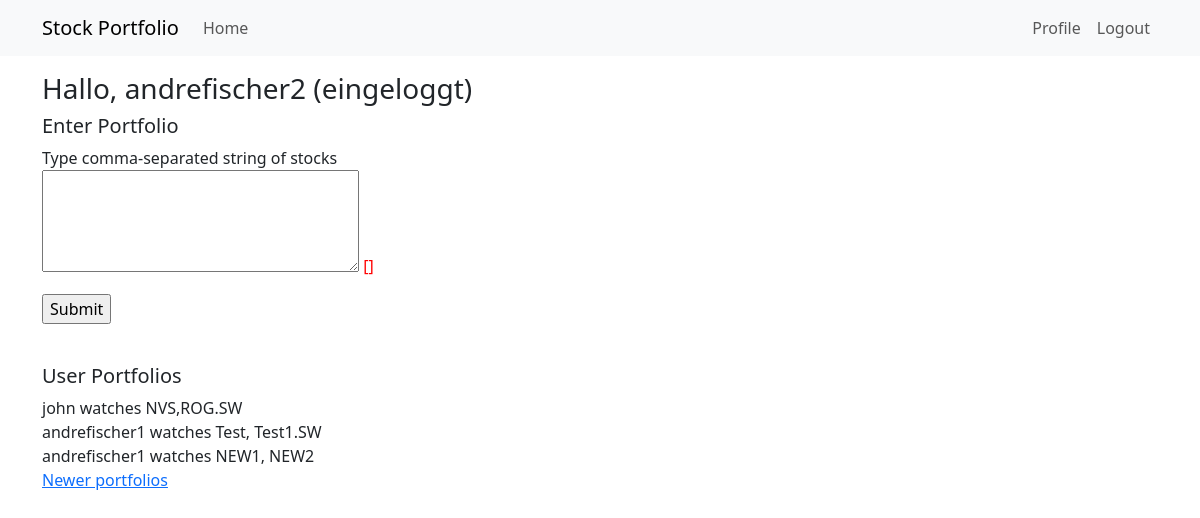
Page /index (signed in) on the committed database.
### app/models.py (models this page shows, shortened)
class User(UserMixin, db.Model):  # inherts from db.Model, the bas lass for all models in SQLAlhemy
    id: so.Mapped[int] = so.mapped_column(primary_key=True)
    username: so.Mapped[str] = so.mapped_column(sa.String(64), index=True,  unique=True)
    email: so.Mapped[str] = so.mapped_column(sa.String(120), index=True, unique=True)
    """
    Relationship to new class Portfolio "author" object; so.relationship() is model class that represents the other side of the relationship;
    the "back_populates" arguments reference the name of the relationship attribute on the other side
    """
    portfolios: so.WriteOnlyMapped['Portfolio'] = so.relationship(back_populates='author')
    """
    - password hash is used instead of password to not store them as plain text if DB is comprimised
    - optional typing allows empty or "None"
    - from werkzeug, password hashing and it's checking are added as methods
    """
    password_hash: so.Mapped[Optional[str]] = so.mapped_column(sa.String(256))
    about_me: so.Mapped[Optional[str]] = so.mapped_column(sa.String(140))
    last_seen: so.Mapped[Optional[datetime]] = so.mapped_column(
        default=lambda: datetime.now(timezone.utc))

class Portfolio(db.Model):
    id: so.Mapped[int] = so.mapped_column(primary_key=True)
    name: so.Mapped[Optional[str]] = so.mapped_column(sa.String(256), index=True, unique=True)  # each portfolio has a name which is Optional
    timestamp: so.Mapped[datetime] = so.mapped_column(index=True, default=lambda: datetime.now(timezone.utc))  # use Datetime to get Swiss time
    stock_list: so.Mapped[str] = so.mapped_column(sa.String(256))
    """
    Map to foreign key of "User" class
    """
    user_id: so.Mapped[int] = so.mapped_column(sa.ForeignKey(User.id),  index=True)
    author: so.Mapped[User] = so.relationship(back_populates='portfolios')

### app/routes.py (the view)
@app.route('/', methods=['GET', 'POST'])  # decorator for following function
@app.route('/index', methods=['GET', 'POST'])  # 2nd decorator
@login_required  # although it's index, we can set that here - not logged in person will be sent to login function
def index():
    mock_user = {'username':'Rikarda'}
    alt_names = ['guati','schatzi','schatzus','schatzo']
    form = PostPortfolio()
    if form.validate_on_submit():  # forms always are POST requests
        portfolio = Portfolio(stock_list=form.portfolio.data, author=current_user)
        db.session.add(portfolio)
        db.session.commit()
        flash('Your portfolio is now stored in database!')
        return redirect(url_for('index')) # it's recommended to have a redirect at the end of a post request
    portfolio_query = sa.select(Portfolio)
    """
    Instead of db.session.scalars() we can call db.paginate().items to prohibit overflow of one page
    and make the DB requests smaller; takes several arguments:
        page: the page number, starting from 1; per_page: the number of items per page
        error_out: an error flag. If True, when an out of range page is requested a 404 error will be
        automatically returned to the client. If False, an empty list will be returned for out of range pages.
    """
    page = request.args.get('page', 1, type=int)
    portfolios = db.paginate(portfolio_query, page=page, per_page=app.config['POSTS_PER_PAGE'], error_out=False)
    next_url = url_for('index', page=portfolios.next_num) \
        if portfolios.has_next else None
    prev_url = url_for('index', page=portfolios.prev_num) \
        if portfolios.has_prev else None
    return render_template('index.html',user=mock_user, alt_names=alt_names,
                           portfolios=portfolios.items, form=form,
                           next_url=next_url, prev_url=prev_url)

### app/forms.py
class PostPortfolio(FlaskForm):
    portfolio = TextAreaField('Type comma-separated string of stocks',
                              validators=[DataRequired(), Length(min=1, max=300)])
    submit = SubmitField('Submit')

### app/models.py (called while the page is built)
@login.user_loader  # user loader is registered with decorator
def load_user(id):
    return db.session.get(User, int(id)) # needs to be converted to int as string

### app/routes.py (called while the page is built)
@app.before_request
def before_request():
    if current_user.is_authenticated:
        current_user.last_seen = datetime.now(timezone.utc) # adding to db - no .add() needed here
        db.session.commit() # committing to db

### app/templates/index.html (shortened to what this page needs)
{% extends "base.html" %}
{% block content %}
        {% if not current_user.is_anonymous %}
        <h3> Hallo, {{ current_user.username}} (eingeloggt)</h3>
        {% endif %}
        <h5> Enter Portfolio </h5>
        <form action="", method="post">
                <p>
                        {{ form.portfolio.label }} <br>
                        {{ form.portfolio(cols=32,rows=4)}}
                        <span style="color: red;">[{{ error }}]</span>
                </p>
                <p>{{ form.submit() }}</p>
        </form>
        <br>
        <h5> User Portfolios </h5>
        {% for p in portfolios %}
        <tr valign="top">
                <span id=stocklist_{{p.id}}><div><td>{{p.author.username}} watches {{p.stock_list}}</td></div></span>
        </tr>
        {% endfor %}
        {% if next_url %}
        <a href="{{ next_url }}">Newer portfolios</a>
        {% endif %}{% endblock %}

### rows in the picture
User: username "andrefischer2"
Portfolio: author.username "john", stock_list "NVS,ROG.SW"
Portfolio: author.username "andrefischer1", stock_list "Test, Test1.SW"
Portfolio: author.username "andrefischer1", stock_list "NEW1, NEW2"
